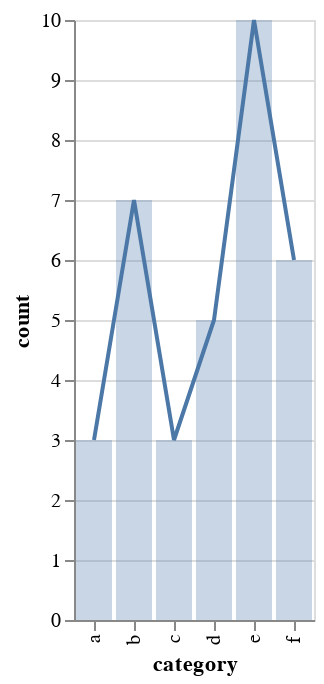

The Vega-Lite source for this figure:
### Vega-Lite specification from a JSON file in a GitHub repository (floating-point values rounded to 4 significant figures)
{"$schema": "https://vega.github.io/schema/vega-lite/v2.json", "layer": [{"data": {"values": [{"category": "a", "count": 3}, {"category": "b", "count": 7}, {"category": "c", "count": 3}, {"category": "d", "count": 5}, {"category": "e", "count": 10}, {"category": "f", "count": 6}]}, "mark": "bar", "encoding": {"x": {"field": "category", "type": "nominal"}, "y": {"field": "count", "type": "quantitative"}, "opacity": {"value": 0.3}}}, {"data": {"values": [{"category": "a", "count": 3}, {"category": "b", "count": 7}, {"category": "c", "count": 3}, {"category": "d", "count": 5}, {"category": "e", "count": 10}, {"category": "f", "count": 6}]}, "mark": "line", "encoding": {"x": {"field": "category", "type": "nominal"}, "y": {"field": "count", "type": "quantitative"}}}]}
